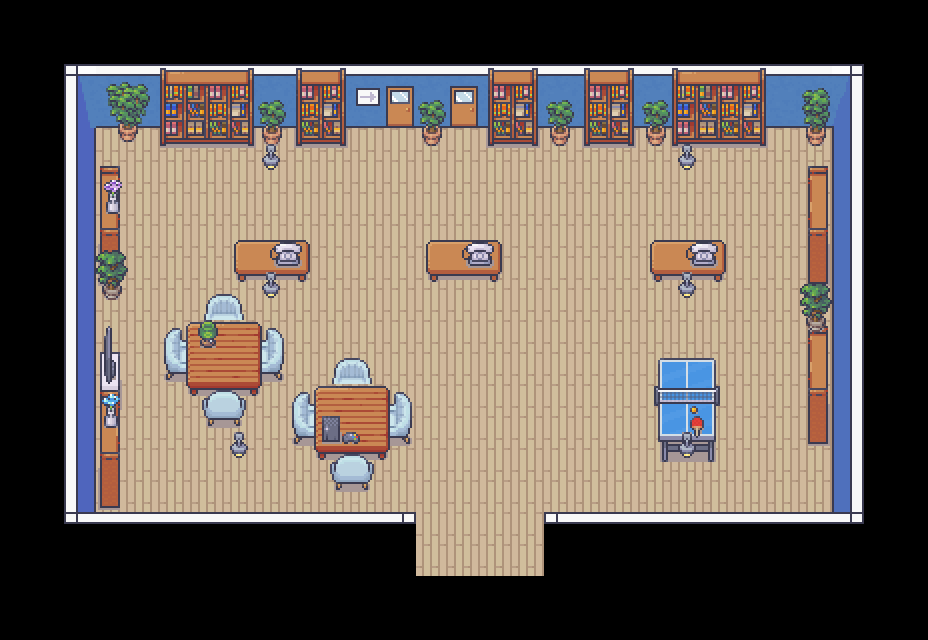

Tiled map render using the project's own tile images. Description and the map definition, with tile-layer contents summarised, below:
An orthogonal 29x20 tile map with 32x32 px tiles, 7 tile layers (Piso, tapetes, paredes, moveis, ...), 4 tilesets and 37 objects (player_spawn, npc_a, npc_b, npc_c, mesa_tenis, ...).

<map version="1.10" tiledversion="1.10.2" orientation="orthogonal" renderorder="right-down" width="29" height="20" tilewidth="32" tileheight="32" infinite="0" nextlayerid="13" nextobjectid="48">
 <tileset firstgid="1" source="tileset_paredes.tsx" />
 <tileset firstgid="8285" source="tileset_generic.tsx" />
 <tileset firstgid="9533" source="tileset_estoque.tsx" />
 <tileset firstgid="10333" source="tileset_biblioteca.tsx" />
 <layer id="1" name="Piso" width="29" height="20">
  <data>[580 cells, 358 non-empty, 1 distinct tile ids]</data>
 </layer>
 <layer id="4" name="tapetes" width="29" height="20">
  <data>[580 cells, 0 non-empty, 0 distinct tile ids]</data>
 </layer>
 <objectgroup id="12" name="personagens">
  <object id="44" name="player_spawn" x="479" y="523">
   <point />
  </object>
  <object id="45" name="npc_a" x="271.75" y="211.75">
   <point />
  </object>
  <object id="46" name="npc_b" x="464.25" y="211.5">
   <point />
  </object>
  <object id="47" name="npc_c" x="687" y="212.25">
   <point />
  </object>
 </objectgroup>
 <layer id="5" name="paredes" width="29" height="20">
  <data>[580 cells, 115 non-empty, 22 distinct tile ids]</data>
 </layer>
 <layer id="6" name="moveis" width="29" height="20">
  <data>[580 cells, 126 non-empty, 69 distinct tile ids]</data>
 </layer>
 <layer id="7" name="acima-movel" width="29" height="20">
  <data>[580 cells, 43 non-empty, 28 distinct tile ids]</data>
 </layer>
 <layer id="8" name="lustre" width="29" height="20">
  <data>[580 cells, 14 non-empty, 4 distinct tile ids]</data>
 </layer>
 <layer id="9" name="BlocosColisores" width="29" height="20" opacity="0" offsetx="138" offsety="100">
  <properties>
   <property name="solid" type="bool" value="true" />
  </properties>
  <data>[580 cells, 103 non-empty, 1 distinct tile ids]</data>
 </layer>
 <objectgroup id="11" name="ObjetosColisores">
  <object id="2" name="mesa_tenis" x="656" y="364.667" width="61.6667" height="99.6667" />
  <object id="3" name="mesa_stand_a" x="234.727" y="247.636" width="75.0909" height="35.2727" />
  <object id="4" name="mesa_stand_b" x="426.727" y="248.909" width="75.8182" height="33.4545" />
  <object id="5" name="mesa_stand_c" x="650.182" y="247.818" width="76.9091" height="34.3636" />
  <object id="6" name="mesa_conversa_b" x="313.75" y="384" width="76.25" height="76" />
  <object id="8" name="mesa_conversa_a" x="186.75" y="321.5" width="75.5" height="74" />
  <object id="9" name="cadeira_conversa_cima_a" x="205.75" y="303.909" width="36" height="16.5909" />
  <object id="10" name="cadeira_conversa_esquerda_a" x="164.25" y="343.977" width="22" height="37.2727" />
  <object id="12" name="cadeira_conversa_direita_a" x="263.75" y="344.705" width="21" height="39.5455" />
  <object id="13" name="cadeira_conversa_baixo_a" x="199.75" y="390" width="47.25" height="34.75" />
  <object id="18" name="cadeira_conversa_cima_b" x="333.273" y="368.545" width="39.6364" height="19.8182" />
  <object id="19" name="cadeira_conversa_esquerda_b" x="288.909" y="400" width="26.1818" height="44" />
  <object id="21" name="cadeira_conversa_direita_b" x="390.182" y="399.091" width="22.9091" height="44.7273" />
  <object id="23" name="cadeira_conversa_baixo_b" x="330.364" y="454" width="44.1818" height="37.6364" />
  <object id="24" name="estante_esquerda_1" x="98.25" y="193.25" width="24.25" height="57" />
  <object id="25" name="estante_esquerda_2" x="96.75" y="419" width="24.75" height="90.25" />
  <object id="27" name="TV" x="98.5" y="349" width="25" height="40.5" />
  <object id="28" x="96.25" y="249" width="0.75" height="0.5" />
  <object id="29" name="planta_esquerda" x="100" y="279.25" width="22.5" height="18.75" />
  <object id="30" name="planta_cima_1" x="116.75" y="122.5" width="23.5" height="18.75" />
  <object id="31" name="estante_cima_1" x="159.5" y="111.5" width="92.75" height="33.5" />
  <object id="32" name="plnta_cima_2" x="262.25" y="124.25" width="20.5" height="18.25" />
  <object id="33" name="estante_cima_2" x="296.75" y="112.5" width="50" height="32" />
  <object id="34" name="planta_cima_3" x="422.5" y="124.5" width="18.75" height="20" />
  <object id="35" name="estante_cima_3" x="487.5" y="110.5" width="49.75" height="34" />
  <object id="36" name="planta_cima-4" x="550.75" y="125.5" width="19.5" height="18.75" />
  <object id="37" name="estante_cima_4" x="583.5" y="109" width="49.25" height="35.75" />
  <object id="38" name="planta_cima_5" x="645.75" y="123.25" width="19.5" height="21.25" />
  <object id="39" name="estante_cima_5" x="672" y="107" width="93.5" height="37.75" />
  <object id="40" name="planta_cima_6" x="802.667" y="125.333" width="24.6667" height="20.3333" />
  <object id="41" name="estante_direita_1" x="806.667" y="198.667" width="21.6667" height="82.3333" />
  <object id="42" name="planta_direita" x="806.667" y="309.667" width="19.6667" height="17.3333" />
  <object id="43" name="estante_direita_2" x="807.333" y="359.667" width="21" height="83" />
 </objectgroup>
</map>
